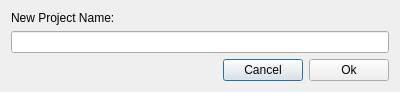
<?xml version="1.0" encoding="UTF-8"?>
<ui version="4.0">
 <class>RenameProjectDialog</class>
 <widget class="QDialog" name="RenameProjectDialog">
  <property name="geometry">
   <rect>
    <x>0</x>
    <y>0</y>
    <width>400</width>
    <height>86</height>
   </rect>
  </property>
  <property name="windowTitle">
   <string>Dialog</string>
  </property>
  <layout class="QGridLayout" name="gridLayout">
   <item row="0" column="0">
    <widget class="QLabel" name="label">
     <property name="text">
      <string>New Project Name:</string>
     </property>
    </widget>
   </item>
   <item row="1" column="0" colspan="3">
    <widget class="QLineEdit" name="lineEdit"/>
   </item>
   <item row="2" column="0">
    <spacer name="horizontalSpacer">
     <property name="orientation">
      <enum>Qt::Horizontal</enum>
     </property>
     <property name="sizeHint" stdset="0">
      <size>
       <width>207</width>
       <height>19</height>
      </size>
     </property>
    </spacer>
   </item>
   <item row="2" column="1">
    <widget class="QPushButton" name="cancel">
     <property name="text">
      <string>Cancel</string>
     </property>
    </widget>
   </item>
   <item row="2" column="2">
    <widget class="QPushButton" name="ok">
     <property name="text">
      <string>Ok</string>
     </property>
    </widget>
   </item>
  </layout>
 </widget>
 <resources/>
 <connections/>
</ui>
